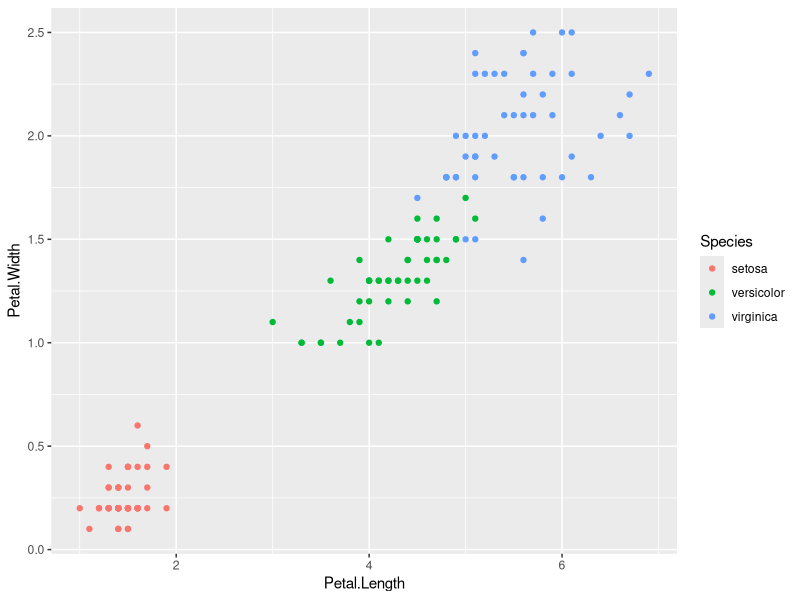
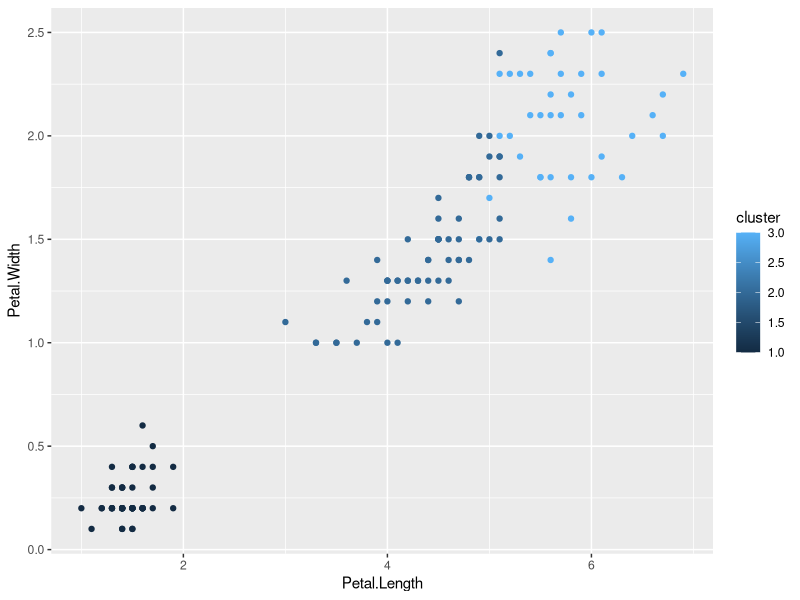

The R source for these figures, in order:

# k-means clustering with kmeans function ---------------------------------
library(datasets)
library(ggplot2)
head(iris)

iris <- as.data.frame(iris)

ggplot(iris, aes(Petal.Length, Petal.Width, color = Species)) + geom_point()

set.seed(20)
irisCluster <- kmeans(iris[, 1:4], 3, nstart = 20)
irisCluster

table(irisCluster$cluster, iris$Species)

iris$cluster <- irisCluster$cluster
irisCluster$cluster <- as.factor(irisCluster$cluster)
ggplot(iris, aes(Petal.Length, Petal.Width, color = cluster)) + geom_point()




